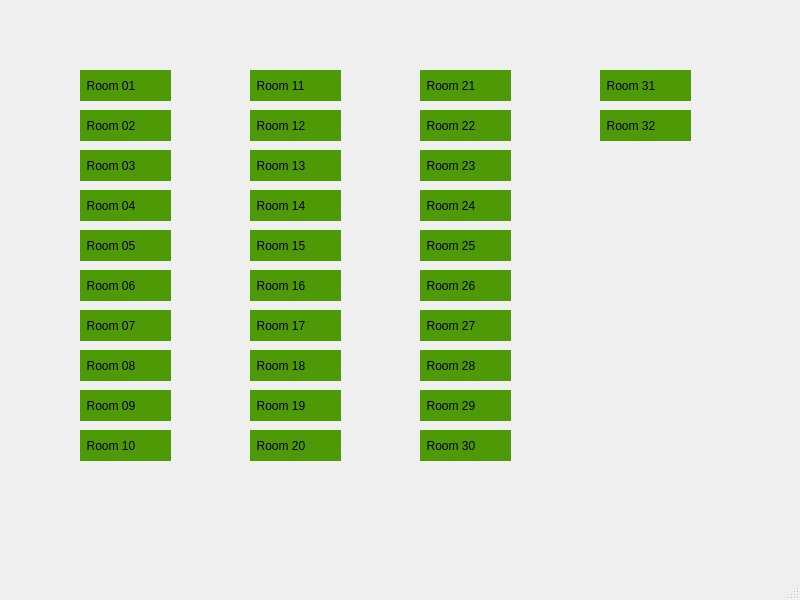
<?xml version="1.0" encoding="UTF-8"?>
<ui version="4.0">
 <class>MainWindow</class>
 <widget class="QMainWindow" name="MainWindow">
  <property name="geometry">
   <rect>
    <x>0</x>
    <y>0</y>
    <width>800</width>
    <height>600</height>
   </rect>
  </property>
  <property name="windowTitle">
   <string>MainWindow</string>
  </property>
  <widget class="QWidget" name="centralwidget">
   <widget class="QLabel" name="label_01">
    <property name="geometry">
     <rect>
      <x>80</x>
      <y>70</y>
      <width>91</width>
      <height>31</height>
     </rect>
    </property>
    <property name="styleSheet">
     <string notr="true">background-color: rgb(78, 154, 6);</string>
    </property>
    <property name="text">
     <string>  Room 01</string>
    </property>
   </widget>
   <widget class="QLabel" name="label_02">
    <property name="geometry">
     <rect>
      <x>80</x>
      <y>110</y>
      <width>91</width>
      <height>31</height>
     </rect>
    </property>
    <property name="styleSheet">
     <string notr="true">background-color: rgb(78, 154, 6);</string>
    </property>
    <property name="text">
     <string>  Room 02</string>
    </property>
   </widget>
   <widget class="QLabel" name="label_03">
    <property name="geometry">
     <rect>
      <x>80</x>
      <y>150</y>
      <width>91</width>
      <height>31</height>
     </rect>
    </property>
    <property name="styleSheet">
     <string notr="true">background-color: rgb(78, 154, 6);</string>
    </property>
    <property name="text">
     <string>  Room 03</string>
    </property>
   </widget>
   <widget class="QLabel" name="label_05">
    <property name="geometry">
     <rect>
      <x>80</x>
      <y>230</y>
      <width>91</width>
      <height>31</height>
     </rect>
    </property>
    <property name="styleSheet">
     <string notr="true">background-color: rgb(78, 154, 6);</string>
    </property>
    <property name="text">
     <string>  Room 05</string>
    </property>
   </widget>
   <widget class="QLabel" name="label_04">
    <property name="geometry">
     <rect>
      <x>80</x>
      <y>190</y>
      <width>91</width>
      <height>31</height>
     </rect>
    </property>
    <property name="styleSheet">
     <string notr="true">background-color: rgb(78, 154, 6);</string>
    </property>
    <property name="text">
     <string>  Room 04</string>
    </property>
   </widget>
   <widget class="QLabel" name="label_06">
    <property name="geometry">
     <rect>
      <x>80</x>
      <y>270</y>
      <width>91</width>
      <height>31</height>
     </rect>
    </property>
    <property name="styleSheet">
     <string notr="true">background-color: rgb(78, 154, 6);</string>
    </property>
    <property name="text">
     <string>  Room 06</string>
    </property>
   </widget>
   <widget class="QLabel" name="label_10">
    <property name="geometry">
     <rect>
      <x>80</x>
      <y>430</y>
      <width>91</width>
      <height>31</height>
     </rect>
    </property>
    <property name="styleSheet">
     <string notr="true">background-color: rgb(78, 154, 6);</string>
    </property>
    <property name="text">
     <string>  Room 10</string>
    </property>
   </widget>
   <widget class="QLabel" name="label_08">
    <property name="geometry">
     <rect>
      <x>80</x>
      <y>350</y>
      <width>91</width>
      <height>31</height>
     </rect>
    </property>
    <property name="styleSheet">
     <string notr="true">background-color: rgb(78, 154, 6);</string>
    </property>
    <property name="text">
     <string>  Room 08</string>
    </property>
   </widget>
   <widget class="QLabel" name="label_07">
    <property name="geometry">
     <rect>
      <x>80</x>
      <y>310</y>
      <width>91</width>
      <height>31</height>
     </rect>
    </property>
    <property name="styleSheet">
     <string notr="true">background-color: rgb(78, 154, 6);</string>
    </property>
    <property name="text">
     <string>  Room 07</string>
    </property>
   </widget>
   <widget class="QLabel" name="label_09">
    <property name="geometry">
     <rect>
      <x>80</x>
      <y>390</y>
      <width>91</width>
      <height>31</height>
     </rect>
    </property>
    <property name="styleSheet">
     <string notr="true">background-color: rgb(78, 154, 6);</string>
    </property>
    <property name="text">
     <string>  Room 09</string>
    </property>
   </widget>
   <widget class="QLabel" name="label_14">
    <property name="geometry">
     <rect>
      <x>250</x>
      <y>190</y>
      <width>91</width>
      <height>31</height>
     </rect>
    </property>
    <property name="styleSheet">
     <string notr="true">background-color: rgb(78, 154, 6);</string>
    </property>
    <property name="text">
     <string>  Room 14</string>
    </property>
   </widget>
   <widget class="QLabel" name="label_19">
    <property name="geometry">
     <rect>
      <x>250</x>
      <y>390</y>
      <width>91</width>
      <height>31</height>
     </rect>
    </property>
    <property name="styleSheet">
     <string notr="true">background-color: rgb(78, 154, 6);</string>
    </property>
    <property name="text">
     <string>  Room 19</string>
    </property>
   </widget>
   <widget class="QLabel" name="label_12">
    <property name="geometry">
     <rect>
      <x>250</x>
      <y>110</y>
      <width>91</width>
      <height>31</height>
     </rect>
    </property>
    <property name="styleSheet">
     <string notr="true">background-color: rgb(78, 154, 6);</string>
    </property>
    <property name="text">
     <string>  Room 12</string>
    </property>
   </widget>
   <widget class="QLabel" name="label_20">
    <property name="geometry">
     <rect>
      <x>250</x>
      <y>430</y>
      <width>91</width>
      <height>31</height>
     </rect>
    </property>
    <property name="styleSheet">
     <string notr="true">background-color: rgb(78, 154, 6);</string>
    </property>
    <property name="text">
     <string>  Room 20</string>
    </property>
   </widget>
   <widget class="QLabel" name="label_16">
    <property name="geometry">
     <rect>
      <x>250</x>
      <y>270</y>
      <width>91</width>
      <height>31</height>
     </rect>
    </property>
    <property name="styleSheet">
     <string notr="true">background-color: rgb(78, 154, 6);</string>
    </property>
    <property name="text">
     <string>  Room 16</string>
    </property>
   </widget>
   <widget class="QLabel" name="label_18">
    <property name="geometry">
     <rect>
      <x>250</x>
      <y>350</y>
      <width>91</width>
      <height>31</height>
     </rect>
    </property>
    <property name="styleSheet">
     <string notr="true">background-color: rgb(78, 154, 6);</string>
    </property>
    <property name="text">
     <string>  Room 18</string>
    </property>
   </widget>
   <widget class="QLabel" name="label_15">
    <property name="geometry">
     <rect>
      <x>250</x>
      <y>230</y>
      <width>91</width>
      <height>31</height>
     </rect>
    </property>
    <property name="styleSheet">
     <string notr="true">background-color: rgb(78, 154, 6);</string>
    </property>
    <property name="text">
     <string>  Room 15</string>
    </property>
   </widget>
   <widget class="QLabel" name="label_11">
    <property name="geometry">
     <rect>
      <x>250</x>
      <y>70</y>
      <width>91</width>
      <height>31</height>
     </rect>
    </property>
    <property name="styleSheet">
     <string notr="true">background-color: rgb(78, 154, 6);</string>
    </property>
    <property name="text">
     <string>  Room 11</string>
    </property>
   </widget>
   <widget class="QLabel" name="label_13">
    <property name="geometry">
     <rect>
      <x>250</x>
      <y>150</y>
      <width>91</width>
      <height>31</height>
     </rect>
    </property>
    <property name="styleSheet">
     <string notr="true">background-color: rgb(78, 154, 6);</string>
    </property>
    <property name="text">
     <string>  Room 13</string>
    </property>
   </widget>
   <widget class="QLabel" name="label_17">
    <property name="geometry">
     <rect>
      <x>250</x>
      <y>310</y>
      <width>91</width>
      <height>31</height>
     </rect>
    </property>
    <property name="styleSheet">
     <string notr="true">background-color: rgb(78, 154, 6);</string>
    </property>
    <property name="text">
     <string>  Room 17</string>
    </property>
   </widget>
   <widget class="QLabel" name="label_21">
    <property name="geometry">
     <rect>
      <x>420</x>
      <y>70</y>
      <width>91</width>
      <height>31</height>
     </rect>
    </property>
    <property name="styleSheet">
     <string notr="true">background-color: rgb(78, 154, 6);</string>
    </property>
    <property name="text">
     <string>  Room 21</string>
    </property>
   </widget>
   <widget class="QLabel" name="label_27">
    <property name="geometry">
     <rect>
      <x>420</x>
      <y>310</y>
      <width>91</width>
      <height>31</height>
     </rect>
    </property>
    <property name="styleSheet">
     <string notr="true">background-color: rgb(78, 154, 6);</string>
    </property>
    <property name="text">
     <string>  Room 27</string>
    </property>
   </widget>
   <widget class="QLabel" name="label_29">
    <property name="geometry">
     <rect>
      <x>420</x>
      <y>390</y>
      <width>91</width>
      <height>31</height>
     </rect>
    </property>
    <property name="styleSheet">
     <string notr="true">background-color: rgb(78, 154, 6);</string>
    </property>
    <property name="text">
     <string>  Room 29</string>
    </property>
   </widget>
   <widget class="QLabel" name="label_28">
    <property name="geometry">
     <rect>
      <x>420</x>
      <y>350</y>
      <width>91</width>
      <height>31</height>
     </rect>
    </property>
    <property name="styleSheet">
     <string notr="true">background-color: rgb(78, 154, 6);</string>
    </property>
    <property name="text">
     <string>  Room 28</string>
    </property>
   </widget>
   <widget class="QLabel" name="label_30">
    <property name="geometry">
     <rect>
      <x>420</x>
      <y>430</y>
      <width>91</width>
      <height>31</height>
     </rect>
    </property>
    <property name="styleSheet">
     <string notr="true">background-color: rgb(78, 154, 6);</string>
    </property>
    <property name="text">
     <string>  Room 30</string>
    </property>
   </widget>
   <widget class="QLabel" name="label_24">
    <property name="geometry">
     <rect>
      <x>420</x>
      <y>190</y>
      <width>91</width>
      <height>31</height>
     </rect>
    </property>
    <property name="styleSheet">
     <string notr="true">background-color: rgb(78, 154, 6);</string>
    </property>
    <property name="text">
     <string>  Room 24</string>
    </property>
   </widget>
   <widget class="QLabel" name="label_25">
    <property name="geometry">
     <rect>
      <x>420</x>
      <y>230</y>
      <width>91</width>
      <height>31</height>
     </rect>
    </property>
    <property name="styleSheet">
     <string notr="true">background-color: rgb(78, 154, 6);</string>
    </property>
    <property name="text">
     <string>  Room 25</string>
    </property>
   </widget>
   <widget class="QLabel" name="label_26">
    <property name="geometry">
     <rect>
      <x>420</x>
      <y>270</y>
      <width>91</width>
      <height>31</height>
     </rect>
    </property>
    <property name="styleSheet">
     <string notr="true">background-color: rgb(78, 154, 6);</string>
    </property>
    <property name="text">
     <string>  Room 26</string>
    </property>
   </widget>
   <widget class="QLabel" name="label_22">
    <property name="geometry">
     <rect>
      <x>420</x>
      <y>110</y>
      <width>91</width>
      <height>31</height>
     </rect>
    </property>
    <property name="styleSheet">
     <string notr="true">background-color: rgb(78, 154, 6);</string>
    </property>
    <property name="text">
     <string>  Room 22</string>
    </property>
   </widget>
   <widget class="QLabel" name="label_23">
    <property name="geometry">
     <rect>
      <x>420</x>
      <y>150</y>
      <width>91</width>
      <height>31</height>
     </rect>
    </property>
    <property name="styleSheet">
     <string notr="true">background-color: rgb(78, 154, 6);</string>
    </property>
    <property name="text">
     <string>  Room 23</string>
    </property>
   </widget>
   <widget class="QLabel" name="label_31">
    <property name="geometry">
     <rect>
      <x>600</x>
      <y>70</y>
      <width>91</width>
      <height>31</height>
     </rect>
    </property>
    <property name="styleSheet">
     <string notr="true">background-color: rgb(78, 154, 6);</string>
    </property>
    <property name="text">
     <string>  Room 31</string>
    </property>
   </widget>
   <widget class="QLabel" name="label_32">
    <property name="geometry">
     <rect>
      <x>600</x>
      <y>110</y>
      <width>91</width>
      <height>31</height>
     </rect>
    </property>
    <property name="styleSheet">
     <string notr="true">background-color: rgb(78, 154, 6);</string>
    </property>
    <property name="text">
     <string>  Room 32</string>
    </property>
   </widget>
  </widget>
  <widget class="QMenuBar" name="menubar">
   <property name="geometry">
    <rect>
     <x>0</x>
     <y>0</y>
     <width>800</width>
     <height>26</height>
    </rect>
   </property>
  </widget>
  <widget class="QStatusBar" name="statusbar"/>
 </widget>
 <resources/>
 <connections/>
</ui>
